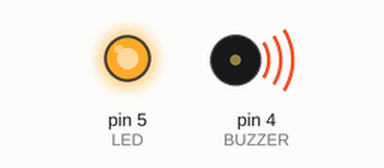
A sketch run on a simulated Arduino Uno, built with avr-gcc and run on an emulated ATmega328P. Parts: output pins drawn as LEDs (lit = HIGH), buzzer (waves = sounding, pin HIGH).

Above: at 0.2 s.
At 12.1 s:
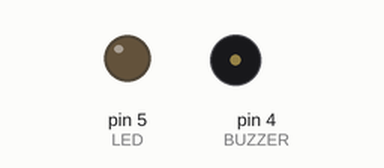
Timing chart, 0 to 17.2 s (numbered marks = the images above):
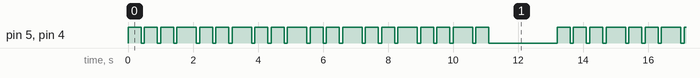

The sketch:

buzzer2_23AM.ino
```cpp
#define LED 5
#define BUZZER 4

// Definisikan durasi nada (dalam milidetik)
int noteDurations[] = {
  400, 400, 400, 600, 400, 400, 600,
  400, 400, 600, 400, 400, 600,
  400, 400, 600, 400, 400, 600, 400
};

// Definisikan jeda antar nada (dalam milidetik)
int pauseBetweenNotes = 100; // Jeda kecil antar nada

void setup() {
  pinMode(LED, OUTPUT);
  pinMode(BUZZER, OUTPUT);
}

void loop() {
  // Loop untuk memainkan "lagu" dengan durasi nada yang berbeda-beda
  for (int i = 0; i < sizeof(noteDurations) / sizeof(noteDurations[0]); i++) {
    // Menyalakan LED dan Buzzer
    digitalWrite(LED, HIGH);
    digitalWrite(BUZZER, HIGH);

    // Menahan nada sesuai durasi yang telah didefinisikan
    delay(noteDurations[i]);

    // Mematikan LED dan Buzzer
    digitalWrite(LED, LOW);
    digitalWrite(BUZZER, LOW);

    // Menunggu sebentar sebelum nada berikutnya
    delay(pauseBetweenNotes);
  }

  // Jeda sebelum melodi diulang lagi
  delay(2000); // Jeda selama 2 detik sebelum mengulang melodi
}
```

Measured:
- by itself, pin 5 (LED), pin 4 (BUZZER): moves between LOW and HIGH, repeating every 13.2 s
- by itself, everything shown: repeats every 13.2 s, in 40 steps
